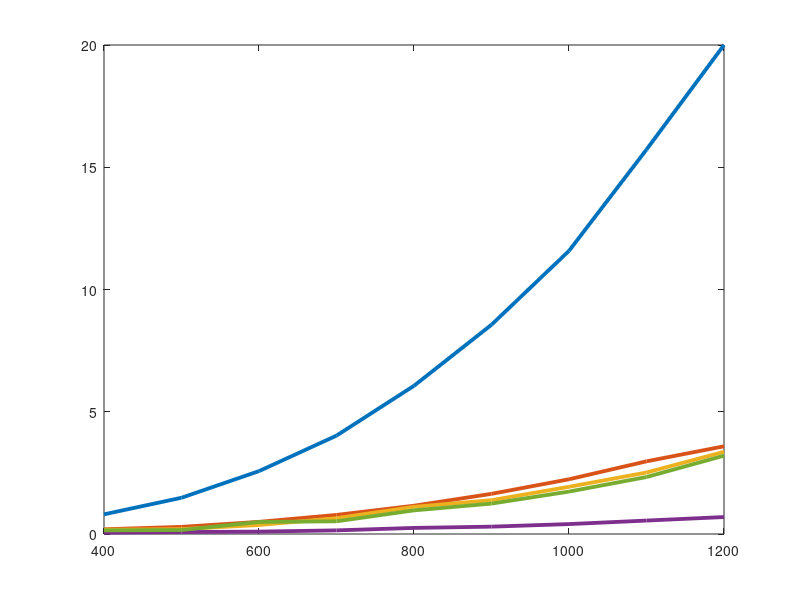

Source code (MATLAB):
function grafice()

  x             = [   400      500      600      700      800      900     1000     1100     1200  ];
  y_neopt       = [0.803924 1.482355 2.571910 4.023327 6.062050 8.558664 11.58065 15.72315 20.00000];
  y_opt_m       = [0.193202 0.291045 0.497348 0.779964 1.156880 1.642699 2.237875 2.972140 3.586991];
  y_opt_f       = [0.175619 0.199846 0.368377 0.646715 1.110594 1.383689 1.930265 2.515020 3.361452];
  y_blas        = [0.055186 0.079524 0.098375 0.148345 0.249132 0.300713 0.405640 0.549388 0.693424];
  y_opt_f_extra = [0.149564 0.163531 0.491946 0.519238 0.966405 1.243190 1.734722 2.329752 3.203181];

  width = 2.75;
  plot(x, y_neopt,        'LineWidth', width,
       x, y_opt_m,        'LineWidth', width,
       x, y_opt_f,        'LineWidth', width,
       x, y_blas,         'LineWidth', width,
       x, y_opt_f_extra,  'LineWidth', width);

end